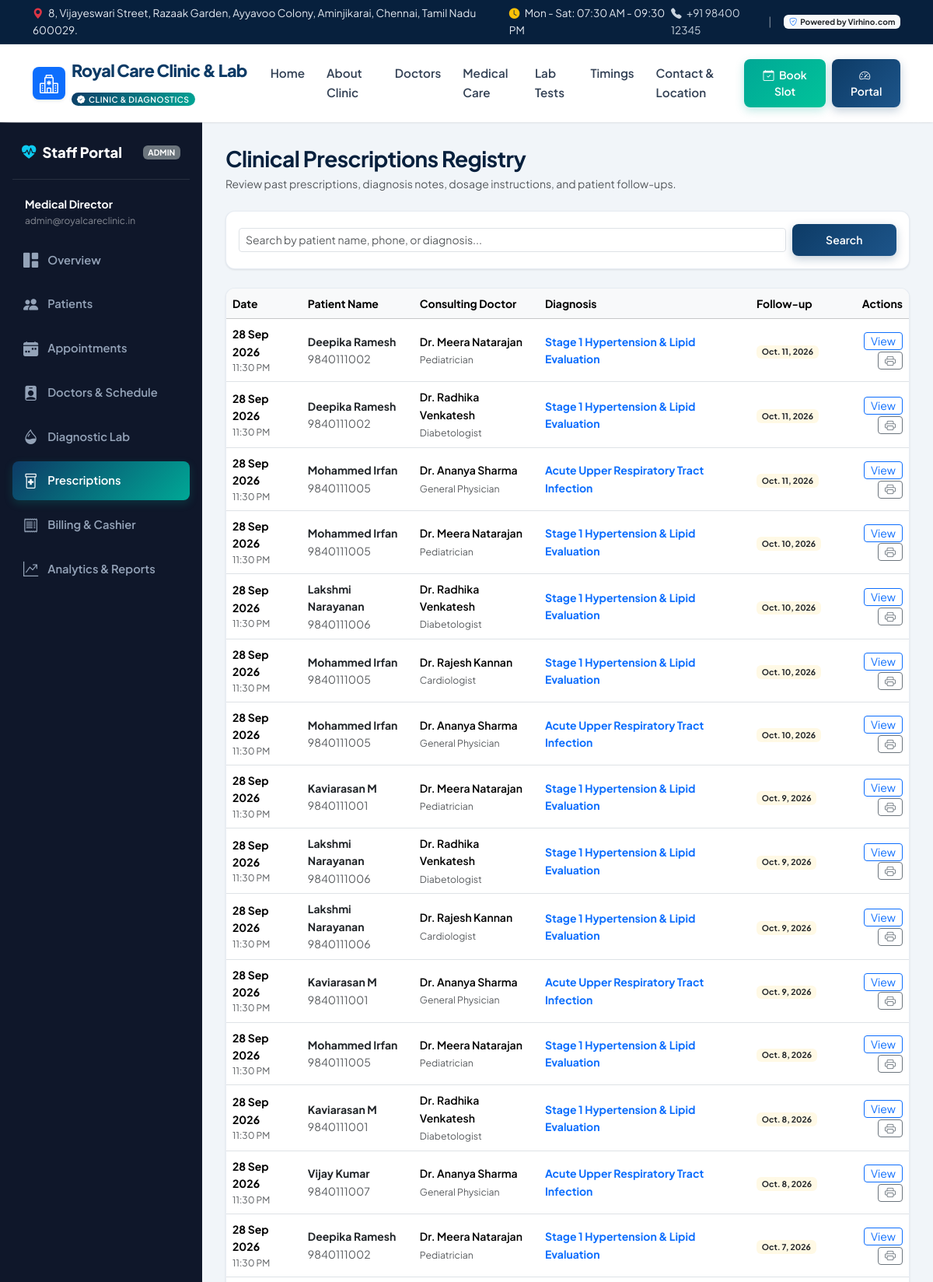
Page /prescriptions/ (signed in, upper part) on the committed database.
### accounts/models.py (models this page shows, shortened)
class User(AbstractUser):
    ROLE_CHOICES = (
        ('admin', 'Administrator'),
        ('doctor', 'Doctor / Specialist'),
        ('receptionist', 'Receptionist / Front Desk'),
        ('lab_technician', 'Lab Technician / Pathologist'),
        ('patient', 'Patient'),
    )
    role = models.CharField(max_length=20, choices=ROLE_CHOICES, default='receptionist')
    phone = models.CharField(max_length=20, unique=True, null=True, blank=True)
    address = models.TextField(blank=True, null=True)
    avatar = models.ImageField(upload_to='avatars/', blank=True, null=True)
    class Meta:
        ordering = ['username']
        verbose_name = 'User'
        verbose_name_plural = 'Users'
    @property
    def is_doctor(self):
        return self.role == 'doctor'
    @property
    def is_staff_member(self):
        return self.role in ['admin', 'doctor', 'receptionist', 'lab_technician'] or self.is_staff

### prescriptions/models.py (models this page shows, shortened)
class Prescription(models.Model):
    appointment = models.OneToOneField(
        Appointment,
        on_delete=models.CASCADE,
        related_name='prescription'
    )
    diagnosis = models.TextField(help_text='Primary and differential diagnosis')
    chief_complaints = models.TextField(blank=True, help_text='Patient reported symptoms')
    blood_pressure = models.CharField(max_length=20, blank=True, placeholder='e.g. 120/80 mmHg') if hasattr(models.CharField, 'placeholder') else models.CharField(max_length=20, blank=True, help_text='e.g. 120/80 mmHg')
    pulse_rate = models.CharField(max_length=20, blank=True, help_text='e.g. 72 bpm')
    temperature = models.CharField(max_length=20, blank=True, help_text='e.g. 98.4 F')
    weight_kg = models.DecimalField(max_digits=5, decimal_places=1, null=True, blank=True, help_text='Patient weight in kg')
    advice_diet = models.TextField(blank=True, help_text='Lifestyle, diet and recovery advice')
    follow_up_date = models.DateField(null=True, blank=True, help_text='Recommended follow-up visit date')
    created_at = models.DateTimeField(auto_now_add=True)
    updated_at = models.DateTimeField(auto_now=True)
    class Meta:
        ordering = ['-created_at']

### appointments/models.py (models this page shows, shortened)
class Appointment(models.Model):
    STATUS_CHOICES = (
        ('scheduled', 'Scheduled'),
        ('confirmed', 'Confirmed'),
        ('in_progress', 'In Progress'),
        ('completed', 'Completed'),
        ('cancelled', 'Cancelled'),
        ('no_show', 'No-Show / Absent'),
    )
    TYPE_CHOICES = (
        ('consultation', 'Initial Consultation'),
        ('follow_up', 'Follow-up Visit'),
        ('emergency', 'Emergency Walk-in'),
        ('report_review', 'Lab Report Review'),
    )
    patient = models.ForeignKey(
        Patient,
        on_delete=models.CASCADE,
        related_name='appointments'
    )
    doctor = models.ForeignKey(
        Doctor,
        on_delete=models.CASCADE,
        related_name='appointments'
    )
    appointment_date = models.DateField(db_index=True)
    appointment_time = models.TimeField()
    appointment_type = models.CharField(max_length=20, choices=TYPE_CHOICES, default='consultation')
    status = models.CharField(max_length=20, choices=STATUS_CHOICES, default='scheduled', db_index=True)
    fee = models.DecimalField(max_digits=8, decimal_places=2, default=400.00)
    reason = models.TextField(blank=True, help_text='Symptoms or purpose of visit')
    doctor_notes = models.TextField(blank=True, help_text='Internal clinical notes')
    reminder_sent = models.BooleanField(default=False)
    created_at = models.DateTimeField(auto_now_add=True, db_index=True)
    updated_at = models.DateTimeField(auto_now=True)
    class Meta:
        ordering = ['-appointment_date', '-appointment_time']
        unique_together = ['doctor', 'appointment_date', 'appointment_time']
        indexes = [
            models.Index(fields=['appointment_date', 'status']),
            models.Index(fields=['doctor', 'appointment_date']),
        ]

### patients/models.py (models this page shows, shortened)
class Patient(models.Model):
    GENDER_CHOICES = (
        ('male', 'Male'),
        ('female', 'Female'),
        ('other', 'Other'),
    )
    BLOOD_GROUP_CHOICES = (
        ('A+', 'A+'), ('A-', 'A-'),
        ('B+', 'B+'), ('B-', 'B-'),
        ('O+', 'O+'), ('O-', 'O-'),
        ('AB+', 'AB+'), ('AB-', 'AB-'),
        ('Unknown', 'Unknown'),
    )
    first_name = models.CharField(max_length=100)
    last_name = models.CharField(max_length=100, blank=True)
    phone = models.CharField(max_length=20, unique=True, db_index=True)
    email = models.EmailField(blank=True, null=True)
    date_of_birth = models.DateField(null=True, blank=True)
    gender = models.CharField(max_length=10, choices=GENDER_CHOICES, default='other')
    blood_group = models.CharField(max_length=10, choices=BLOOD_GROUP_CHOICES, default='Unknown')
    address = models.TextField(blank=True)
    emergency_contact = models.CharField(max_length=100, blank=True, help_text='Name & Phone')
    allergies = models.TextField(blank=True, help_text='Known drug/food allergies')
    medical_history = models.TextField(blank=True, help_text='Past illnesses, chronic conditions, surgeries')
    created_at = models.DateTimeField(auto_now_add=True, db_index=True)
    updated_at = models.DateTimeField(auto_now=True)
    class Meta:
        ordering = ['-created_at']
        indexes = [
            models.Index(fields=['phone']),
            models.Index(fields=['first_name', 'last_name']),
            models.Index(fields=['created_at']),
        ]
    @property
    def full_name(self):
        return f"{self.first_name} {self.last_name}".strip()

### doctors/models.py (models this page shows, shortened)
class Doctor(models.Model):
    SPECIALTY_CHOICES = (
        ('General Physician', 'General Physician & Internal Medicine'),
        ('Cardiologist', 'Cardiology & Heart Care'),
        ('Diabetologist', 'Diabetology & Endocrinology'),
        ('Pediatrician', 'Pediatrics & Child Health'),
        ('Gynecologist', 'Obstetrics & Gynecology'),
        ('Dermatologist', 'Dermatology & Skin Care'),
        ('Orthopedist', 'Orthopedics & Joint Care'),
        ('ENT Specialist', 'Ear, Nose & Throat (ENT)'),
        ('Pathologist', 'Pathology & Lab Diagnostics'),
    )
    user = models.OneToOneField(
        settings.AUTH_USER_MODEL,
        on_delete=models.CASCADE,
        related_name='doctor_profile'
    )
    specialization = models.CharField(max_length=100, choices=SPECIALTY_CHOICES, default='General Physician')
    qualification = models.CharField(max_length=200, help_text='e.g., MBBS, MD (General Medicine), DNB')
    experience_years = models.PositiveIntegerField(default=1)
    consultation_fee = models.DecimalField(max_digits=8, decimal_places=2, default=400.00)
    room_number = models.CharField(max_length=20, default='OPD-1', help_text='Consulting Room No.')
    photo = models.ImageField(upload_to='doctors/', blank=True, null=True)
    bio = models.TextField(blank=True, help_text='Professional background and clinical focus')
    available_days = models.CharField(
        max_length=100,
        default='Monday,Tuesday,Wednesday,Thursday,Friday,Saturday',
        help_text='Comma-separated days'
    )
    start_time = models.TimeField(default='09:00:00', help_text='Consulting Start Time')
    end_time = models.TimeField(default='18:00:00', help_text='Consulting End Time')
    slot_duration_minutes = models.PositiveIntegerField(default=15, help_text='Minutes per patient slot')
    is_available = models.BooleanField(default=True)
    created_at = models.DateTimeField(auto_now_add=True)
    class Meta:
        ordering = ['specialization', 'user__first_name']
    @property
    def doctor_name(self):
        return f"Dr. {self.user.get_full_name()}" if self.user.get_full_name() else f"Dr. {self.user.username}"

### prescriptions/views.py (the view, shortened to what this page needs)
# urls.py: path('', views.prescription_list, name='prescription_list'),
@login_required
@staff_required
def prescription_list(request):
    search = request.GET.get('search', '').strip()
    prescriptions = Prescription.objects.select_related(
        'appointment__patient', 'appointment__doctor__user'
    ).all()
    if request.user.is_doctor and not (request.user.is_admin or request.user.is_superuser):
        prescriptions = prescriptions.filter(appointment__doctor__user=request.user)
    return render(request, 'prescriptions/list.html', {
        'prescriptions': prescriptions,
        'search': search,
    })

### templates/prescriptions/list.html (shortened to what this page needs)
{% extends 'dashboard_base.html' %}
{% block dashboard_content %}
<div class="d-flex flex-column flex-md-row justify-content-between align-items-md-center gap-3 mb-4">
  <div>
    <h3 class="fw-bold mb-1">Clinical Prescriptions Registry</h3>
    <p class="text-muted small mb-0">Review past prescriptions, diagnosis notes, dosage instructions, and patient follow-ups.</p>
  </div>
</div>
<div class="card card-custom p-3 mb-4">
  <form method="GET" class="row g-2 align-items-center">
    <div class="col-md-10">
      <input type="text" name="search" class="form-control form-control-sm" placeholder="Search by patient name, phone, or diagnosis..." value="{{ search }}">
    </div>
    <div class="col-md-2">
      <button type="submit" class="btn btn-primary-custom btn-sm w-100">Search</button>
    </div>
  </form>
</div>
<div class="card card-custom overflow-hidden">
  <div class="table-responsive">
    <table class="table table-hover align-middle mb-0 small">
      <thead class="table-light">
        <tr>
          <th>Date</th>
          <th>Patient Name</th>
          <th>Consulting Doctor</th>
          <th>Diagnosis</th>
          <th>Follow-up</th>
          <th class="text-end">Actions</th>
        </tr>
      </thead>
      <tbody>
        {% for rx in prescriptions %}
          <tr>
            <td>
              <div class="fw-bold">{{ rx.created_at|date:"d M Y" }}</div>
              <div class="text-muted" style="font-size: 0.75rem;">{{ rx.created_at|time:"h:i A" }}</div>
            </td>
            <td>
              <a href="{% url 'patient_detail' rx.appointment.patient.pk %}" class="fw-bold text-dark text-decoration-none">
                {{ rx.appointment.patient.full_name }}
              </a>
              <div class="text-muted">{{ rx.appointment.patient.phone }}</div>
            </td>
            <td>
              <div class="fw-semibold">{{ rx.appointment.doctor.doctor_name }}</div>
              <small class="text-muted">{{ rx.appointment.doctor.specialization }}</small>
            </td>
            <td>
              <span class="fw-bold text-primary">{{ rx.diagnosis }}</span>
            </td>
            <td>
              {% if rx.follow_up_date %}
                <span class="badge bg-warning bg-opacity-10 text-dark">{{ rx.follow_up_date }}</span>
              {% else %}
                <span class="text-muted">As needed</span>
              {% endif %}
            </td>
            <td class="text-end">
              <a href="{% url 'prescription_detail' rx.pk %}" class="btn btn-sm btn-outline-primary py-0 px-2">View</a>
              <a href="{% url 'prescription_print' rx.pk %}" target="_blank" class="btn btn-sm btn-outline-secondary py-0 px-2" title="Print Prescription">
                <i class="bi bi-printer"></i>
              </a>
            </td>
          </tr>
        {% empty %}
          <tr>
            <td colspan="6" class="text-center text-muted py-4">No prescriptions recorded yet.</td>
          </tr>
        {% endfor %}
      </tbody>
    </table>
  </div>
</div>
{% endblock %}

### templates/dashboard_base.html (shortened to what this page needs)
{% extends 'base.html' %}
{% load static %}
{% block content %}
<div class="dashboard-layout">
  <aside class="sidebar no-print">
    <div>
      <div class="sidebar-brand d-flex align-items-center justify-content-between">
        <div class="d-flex align-items-center gap-2">
          <i class="bi bi-heart-pulse-fill text-info"></i>
          <span>Staff Portal</span>
        </div>
        <span class="badge bg-secondary text-uppercase" style="font-size: 0.65rem;">{{ user.role }}</span>
      </div>
      <div class="px-3 mb-3 text-white-50 small">
        <div class="fw-bold text-white">{{ user.get_full_name|default:user.username }}</div>
        <div style="font-size: 0.75rem;">{{ user.email }}</div>
      </div>
      <ul class="sidebar-nav">
        <li>
          <a href="{% url 'dashboard' %}" class="sidebar-link {% if request.resolver_match.url_name == 'dashboard' %}active{% endif %}">
            <i class="bi bi-grid-1x2-fill"></i>
            <span>Overview</span>
          </a>
        </li>
        <li>
          <a href="{% url 'patient_list' %}" class="sidebar-link {% if 'patient' in request.resolver_match.url_name %}active{% endif %}">
            <i class="bi bi-people-fill"></i>
            <span>Patients</span>
          </a>
        </li>
        <li>
          <a href="{% url 'appointment_list' %}" class="sidebar-link {% if 'appointment' in request.resolver_match.url_name %}active{% endif %}">
            <i class="bi bi-calendar-week-fill"></i>
            <span>Appointments</span>
          </a>
        </li>
        <li>
          <a href="{% url 'doctor_list' %}" class="sidebar-link {% if 'doctor' in request.resolver_match.url_name %}active{% endif %}">
            <i class="bi bi-person-badge-fill"></i>
            <span>Doctors & Schedule</span>
          </a>
        </li>
        <li>
          <a href="{% url 'lab_dashboard' %}" class="sidebar-link {% if 'lab' in request.resolver_match.url_name %}active{% endif %}">
            <i class="bi bi-droplet-half"></i>
            <span>Diagnostic Lab</span>
          </a>
        </li>
        <li>
          <a href="{% url 'prescription_list' %}" class="sidebar-link {% if 'prescription' in request.resolver_match.url_name %}active{% endif %}">
            <i class="bi bi-prescription2"></i>
            <span>Prescriptions</span>
          </a>
        </li>
        <li>
          <a href="{% url 'invoice_list' %}" class="sidebar-link {% if 'invoice' in request.resolver_match.url_name %}active{% endif %}">
            <i class="bi bi-receipt"></i>
            <span>Billing & Cashier</span>
          </a>
        </li>
        <li>
          <a href="{% url 'analytics_dashboard' %}" class="sidebar-link {% if 'analytics' in request.resolver_match.url_name or 'report' in request.resolver_match.url_name %}active{% endif %}">
            <i class="bi bi-graph-up-arrow"></i>
            <span>Analytics & Reports</span>
          </a>
        </li>
      </ul>
    </div>
  </aside>
  <main class="main-content">
    {% block dashboard_content %}{% endblock %}
  </main>
</div>
{% endblock %}

### rows in the picture
User: role "ADMIN", get_full_name "Medical Director", email "admin@royalcareclinic.in"
Prescription: created_at "28 Sep 2026", created_at "11:30 PM", appointment.patient.full_name "Deepika Ramesh", appointment.patient.phone "9840111002", appointment.doctor.doctor_name "Dr. Meera Natarajan", appointment.doctor.specialization "Pediatrician", diagnosis "Stage 1 Hypertension & Lipid Evaluation", follow_up_date "Oct. 11, 2026"
Prescription: created_at "28 Sep 2026", created_at "11:30 PM", appointment.patient.full_name "Deepika Ramesh", appointment.patient.phone "9840111002", appointment.doctor.doctor_name "Dr. Radhika Venkatesh", appointment.doctor.specialization "Diabetologist", diagnosis "Stage 1 Hypertension & Lipid Evaluation", follow_up_date "Oct. 11, 2026"
Prescription: created_at "28 Sep 2026", created_at "11:30 PM", appointment.patient.full_name "Mohammed Irfan", appointment.patient.phone "9840111005", appointment.doctor.doctor_name "Dr. Ananya Sharma", appointment.doctor.specialization "General Physician", diagnosis "Acute Upper Respiratory Tract Infection", follow_up_date "Oct. 11, 2026"
Prescription: created_at "28 Sep 2026", created_at "11:30 PM", appointment.patient.full_name "Mohammed Irfan", appointment.patient.phone "9840111005", appointment.doctor.doctor_name "Dr. Meera Natarajan", appointment.doctor.specialization "Pediatrician", diagnosis "Stage 1 Hypertension & Lipid Evaluation", follow_up_date "Oct. 10, 2026"
Prescription: created_at "28 Sep 2026", created_at "11:30 PM", appointment.patient.full_name "Lakshmi Narayanan", appointment.patient.phone "9840111006", appointment.doctor.doctor_name "Dr. Radhika Venkatesh", appointment.doctor.specialization "Diabetologist", diagnosis "Stage 1 Hypertension & Lipid Evaluation", follow_up_date "Oct. 10, 2026"
Prescription: created_at "28 Sep 2026", created_at "11:30 PM", appointment.patient.full_name "Mohammed Irfan", appointment.patient.phone "9840111005", appointment.doctor.doctor_name "Dr. Rajesh Kannan", appointment.doctor.specialization "Cardiologist", diagnosis "Stage 1 Hypertension & Lipid Evaluation", follow_up_date "Oct. 10, 2026"
Prescription: created_at "28 Sep 2026", created_at "11:30 PM", appointment.patient.full_name "Mohammed Irfan", appointment.patient.phone "9840111005", appointment.doctor.doctor_name "Dr. Ananya Sharma", appointment.doctor.specialization "General Physician", diagnosis "Acute Upper Respiratory Tract Infection", follow_up_date "Oct. 10, 2026"
Prescription: created_at "28 Sep 2026", created_at "11:30 PM", appointment.patient.full_name "Kaviarasan M", appointment.patient.phone "9840111001", appointment.doctor.doctor_name "Dr. Meera Natarajan", appointment.doctor.specialization "Pediatrician", diagnosis "Stage 1 Hypertension & Lipid Evaluation", follow_up_date "Oct. 9, 2026"
Prescription: created_at "28 Sep 2026", created_at "11:30 PM", appointment.patient.full_name "Lakshmi Narayanan", appointment.patient.phone "9840111006", appointment.doctor.doctor_name "Dr. Radhika Venkatesh", appointment.doctor.specialization "Diabetologist", diagnosis "Stage 1 Hypertension & Lipid Evaluation", follow_up_date "Oct. 9, 2026"
Prescription: created_at "28 Sep 2026", created_at "11:30 PM", appointment.patient.full_name "Lakshmi Narayanan", appointment.patient.phone "9840111006", appointment.doctor.doctor_name "Dr. Rajesh Kannan", appointment.doctor.specialization "Cardiologist", diagnosis "Stage 1 Hypertension & Lipid Evaluation", follow_up_date "Oct. 9, 2026"
Prescription: created_at "28 Sep 2026", created_at "11:30 PM", appointment.patient.full_name "Kaviarasan M", appointment.patient.phone "9840111001", appointment.doctor.doctor_name "Dr. Ananya Sharma", appointment.doctor.specialization "General Physician", diagnosis "Acute Upper Respiratory Tract Infection", follow_up_date "Oct. 9, 2026"
Prescription: created_at "28 Sep 2026", created_at "11:30 PM", appointment.patient.full_name "Mohammed Irfan", appointment.patient.phone "9840111005", appointment.doctor.doctor_name "Dr. Meera Natarajan", appointment.doctor.specialization "Pediatrician", diagnosis "Stage 1 Hypertension & Lipid Evaluation", follow_up_date "Oct. 8, 2026"
Prescription: created_at "28 Sep 2026", created_at "11:30 PM", appointment.patient.full_name "Kaviarasan M", appointment.patient.phone "9840111001", appointment.doctor.doctor_name "Dr. Radhika Venkatesh", appointment.doctor.specialization "Diabetologist", diagnosis "Stage 1 Hypertension & Lipid Evaluation", follow_up_date "Oct. 8, 2026"
Prescription: created_at "28 Sep 2026", created_at "11:30 PM", appointment.patient.full_name "Vijay Kumar", appointment.patient.phone "9840111007", appointment.doctor.doctor_name "Dr. Ananya Sharma", appointment.doctor.specialization "General Physician", diagnosis "Acute Upper Respiratory Tract Infection", follow_up_date "Oct. 8, 2026"
Prescription: created_at "28 Sep 2026", created_at "11:30 PM", appointment.patient.full_name "Deepika Ramesh", appointment.patient.phone "9840111002", appointment.doctor.doctor_name "Dr. Meera Natarajan", appointment.doctor.specialization "Pediatrician", diagnosis "Stage 1 Hypertension & Lipid Evaluation", follow_up_date "Oct. 7, 2026"

### other values in the picture
{{ CLINIC.ADDRESS }} "8, Vijayeswari Street, Razaak Garden, Ayyavoo Colony, Aminjikarai, Chennai, Tamil Nadu 600029."
{{ CLINIC.HOURS_WEEKDAY }} "Mon - Sat: 07:30 AM - 09:30 PM"
{{ CLINIC.PHONE }} "+91 98400 12345"
{{ CLINIC.BRAND }} "Powered by Virhino.com"
{{ CLINIC.NAME }} "Royal Care Clinic & Lab"
